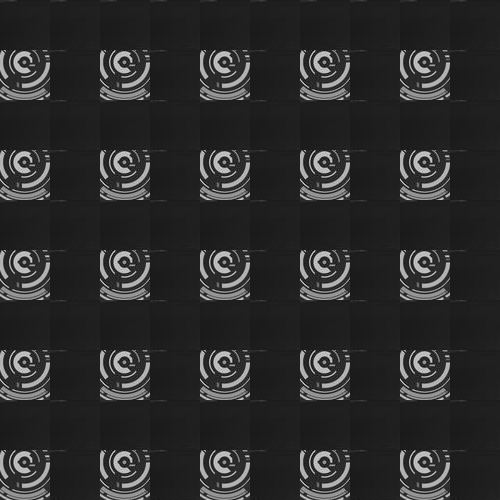

This is a level from a 2D game, rendered from its Tiled map with the project's own tilesets. A one-line summary and the complete map file follow:
An orthogonal 10x10 tile map with 50x50 px tiles, 1 tile layer (cellItem), 2 tilesets.

<map version="1.0" orientation="orthogonal" renderorder="left-down" width="10" height="10" tilewidth="50" tileheight="50" nextobjectid="1">
 <tileset firstgid="1" name="dock" tilewidth="50" tileheight="50" tilecount="36" columns="12">
  <image source="dock.png" width="600" height="178" />
  <tile id="0">
   <properties>
    <property name="name" value="first" />
   </properties>
  </tile>
  <tile id="1">
   <properties>
    <property name="name" value="second" />
   </properties>
  </tile>
  <tile id="9">
   <properties>
    <property name="name" value="usefirst" />
   </properties>
  </tile>
 </tileset>
 <tileset firstgid="37" name="desktop" tilewidth="50" tileheight="50" tilecount="20" columns="5">
  <image source="desktop.jpg" width="293" height="220" />
  <tile id="9">
   <properties>
    <property name="item" value="sth" />
   </properties>
  </tile>
 </tileset>
 <layer name="cellItem" width="10" height="10">
  <data encoding="csv">
44,44,44,44,44,44,44,44,44,44,
46,44,46,44,46,44,46,44,46,44,
44,44,44,44,44,44,44,44,44,44,
46,44,46,44,46,44,46,44,46,44,
44,44,44,44,44,44,44,44,44,44,
46,44,46,44,46,44,46,44,46,44,
44,44,44,44,44,44,44,44,44,44,
46,44,46,44,46,44,46,44,46,44,
44,44,44,44,44,44,44,44,44,44,
46,44,46,44,46,44,46,44,46,44
</data>
 </layer>
</map>